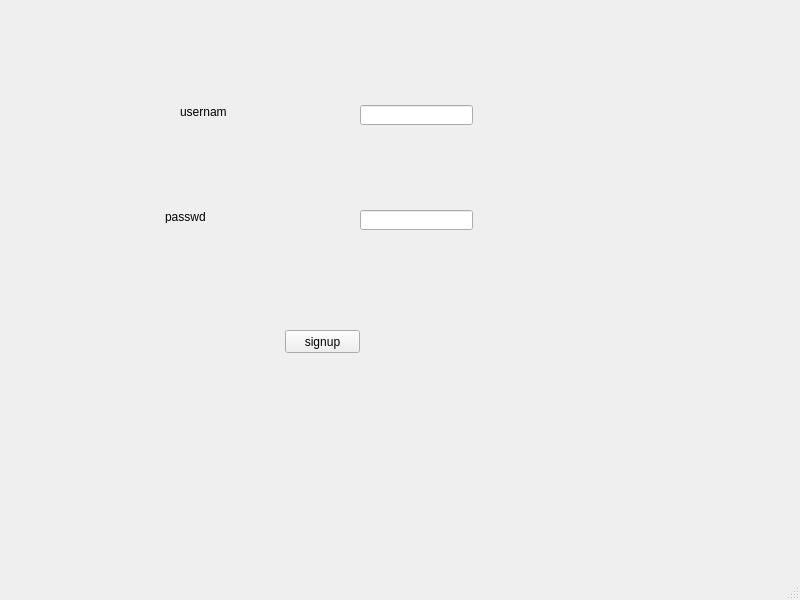
<?xml version="1.0" encoding="UTF-8"?>
<ui version="4.0">
 <class>MainWindow</class>
 <widget class="QMainWindow" name="MainWindow">
  <property name="geometry">
   <rect>
    <x>0</x>
    <y>0</y>
    <width>800</width>
    <height>600</height>
   </rect>
  </property>
  <property name="windowTitle">
   <string>MainWindow</string>
  </property>
  <widget class="QWidget" name="centralwidget">
   <widget class="QLabel" name="label">
    <property name="geometry">
     <rect>
      <x>180</x>
      <y>105</y>
      <width>47</width>
      <height>13</height>
     </rect>
    </property>
    <property name="text">
     <string>username</string>
    </property>
   </widget>
   <widget class="QLabel" name="label_2">
    <property name="geometry">
     <rect>
      <x>165</x>
      <y>210</y>
      <width>47</width>
      <height>13</height>
     </rect>
    </property>
    <property name="text">
     <string>passwd</string>
    </property>
   </widget>
   <widget class="QPushButton" name="pushButton">
    <property name="geometry">
     <rect>
      <x>285</x>
      <y>330</y>
      <width>75</width>
      <height>23</height>
     </rect>
    </property>
    <property name="text">
     <string>signup</string>
    </property>
   </widget>
   <widget class="QLineEdit" name="lineEdit">
    <property name="geometry">
     <rect>
      <x>360</x>
      <y>105</y>
      <width>113</width>
      <height>20</height>
     </rect>
    </property>
   </widget>
   <widget class="QLineEdit" name="lineEdit_2">
    <property name="geometry">
     <rect>
      <x>360</x>
      <y>210</y>
      <width>113</width>
      <height>20</height>
     </rect>
    </property>
   </widget>
  </widget>
  <widget class="QMenuBar" name="menubar">
   <property name="geometry">
    <rect>
     <x>0</x>
     <y>0</y>
     <width>800</width>
     <height>21</height>
    </rect>
   </property>
  </widget>
  <widget class="QStatusBar" name="statusbar"/>
 </widget>
 <resources/>
 <connections/>
</ui>
